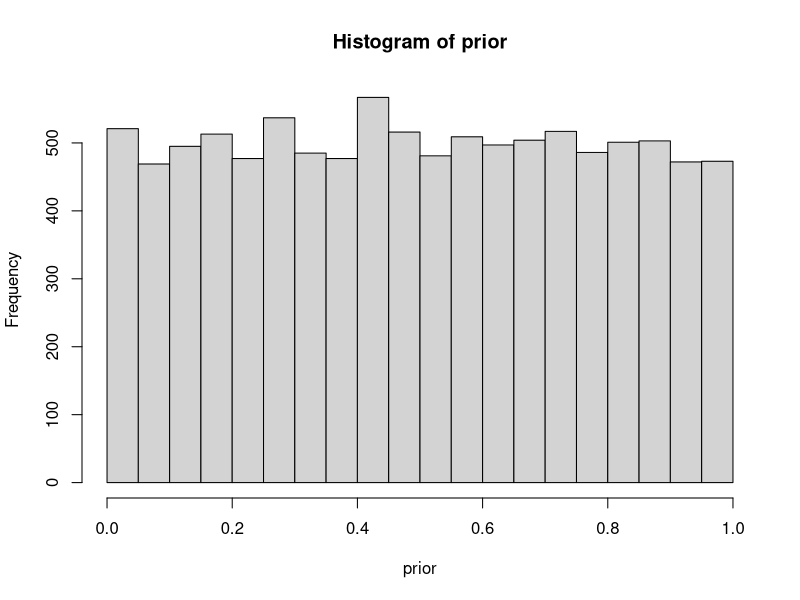
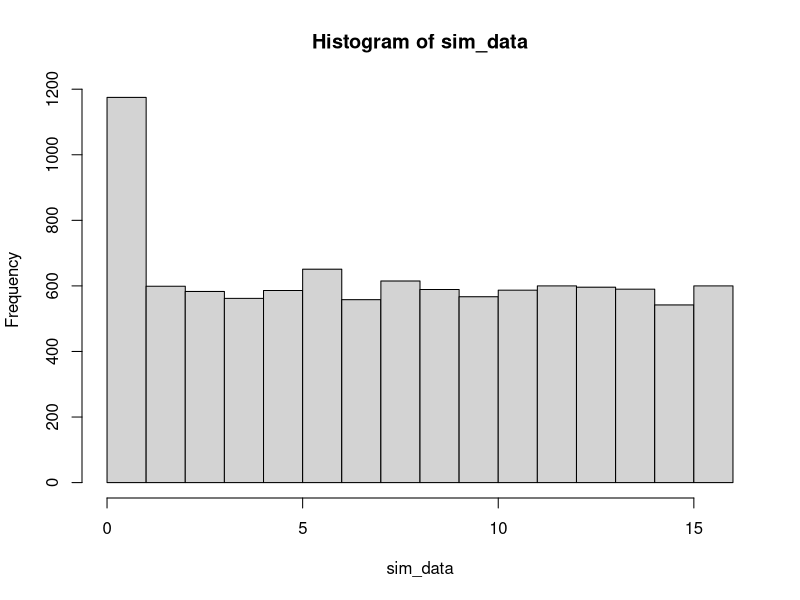
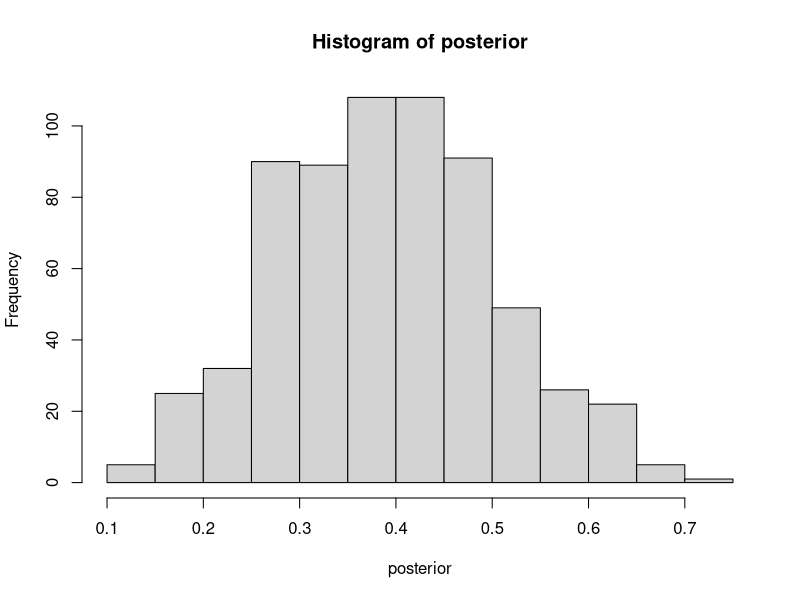
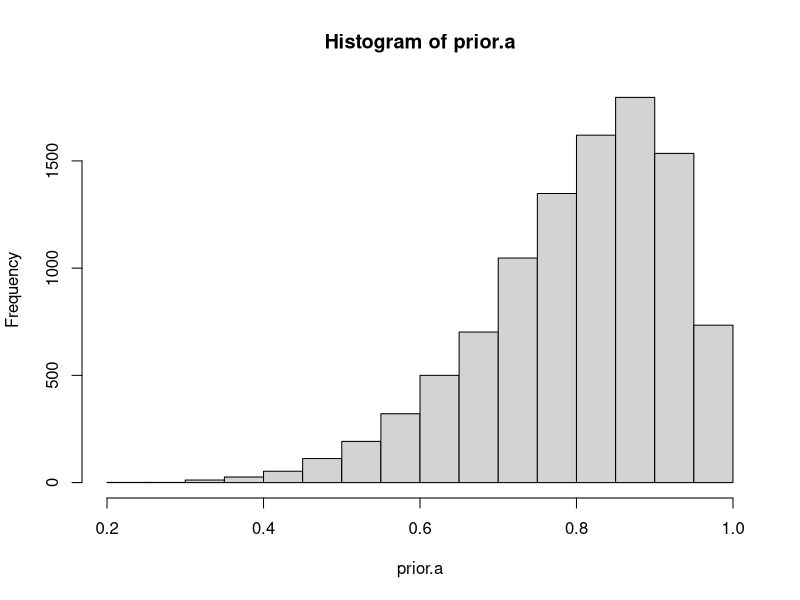

These charts were generated, in order, by the following R code: (Note: this script raises an error after producing the figures.)
## ---- chunk 1
set.seed(123)
n_draws <- 10000 #Create 10,000 draws

prior <- runif(n_draws, min = 0, max = 1) #r means random and unif is uniform
hist(prior)
## ---- chunk 2
sim_data <- rbinom(n_draws, 16, prior)
hist(sim_data)
## ---- chunk 3
posterior <- prior[sim_data == 6]
hist(posterior)

print(quantile(posterior,c(.025,.5,.975)))

## ---- chunk 4
n_draws.a <- 10000
prior.a <- rbeta(n_draws, 8, 2)
hist(prior.a)
## ---- chunk 5
sim_data.a <- rbinom(n_draws.a, 30207, prior.a)

posterior.a <- prior[sim_data.a == (round(30207*.78))]
hist(posterior.a)
